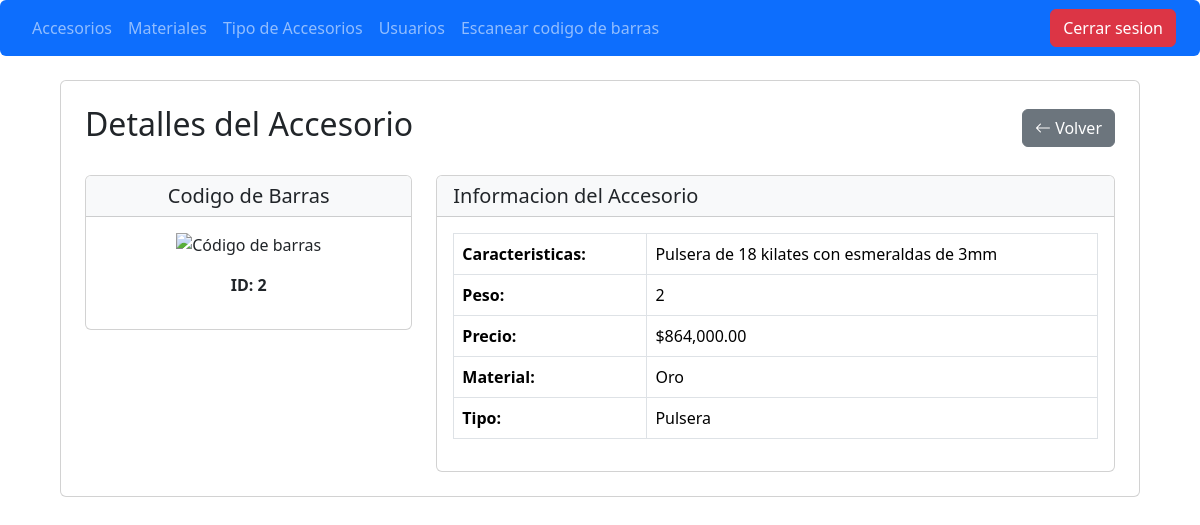
Screenshot of /admin/mostrar_accesorio.php?id=2 (signed in) with the database file from the repository.
### tables this page shows
CREATE TABLE `accesorio` (
  `Id_accesorio` int(11) NOT NULL,
  `codigo_barras` varchar(13) NOT NULL,
  `caracteristicas` varchar(500) NOT NULL,
  `peso` decimal(10,0) NOT NULL,
  `precio` bigint(20) NOT NULL,
  `id_material` int(11) NOT NULL,
  `id_tipo_accesorio` int(11) NOT NULL,
  `id_empresa` int(11) NOT NULL
);

CREATE TABLE `material` (
  `id_material` int(11) NOT NULL,
  `nombre_material` varchar(50) NOT NULL,
  `id_empresa` int(11) NOT NULL
);

CREATE TABLE `tipo_accesorio` (
  `id_tipo_accesorio` int(11) NOT NULL,
  `nombre_tipo` varchar(50) NOT NULL,
  `id_empresa` int(11) NOT NULL
);

### admin/mostrar_accesorio.php (the view, shortened to what this page needs)
<?php
$conex = new Database;
$con = $conex->conectar();
$sql_empresa = $con->prepare("SELECT id_empresa FROM usuario WHERE documento = ?");
$sql_empresa->execute([$_SESSION['documento']]);
$empresa = $sql_empresa->fetch(PDO::FETCH_ASSOC);
$id_empresa = $empresa['id_empresa'];
$id_accesorio = $_GET['id'];
$sql = $con->prepare("SELECT a.*, m.nombre_material, ta.nombre_tipo
                  FROM accesorio a
                  LEFT JOIN material m ON a.id_material = m.id_material
                  LEFT JOIN tipo_accesorio ta ON a.id_tipo_accesorio = ta.id_tipo_accesorio
                  WHERE a.Id_accesorio = ? AND a.id_empresa = ?");
$sql->execute([$id_accesorio, $id_empresa]);
$accesorio = $sql->fetch(PDO::FETCH_ASSOC);
?>
<!DOCTYPE html>
<html lang="es">
<head>
    <link href="https://cdn.jsdelivr.net/npm/bootstrap@5.3.2/dist/css/bootstrap.min.css" rel="stylesheet">
    <link rel="stylesheet" href="https://cdn.jsdelivr.net/npm/bootstrap-icons@1.11.1/font/bootstrap-icons.css">
</head>
<body class="container-fluid">
    <nav class="navbar navbar-expand-lg navbar-dark bg-primary mb-4 rounded">
        <div class="container-fluid">
            <div class="collapse navbar-collapse" id="navbarNav">
            <ul class="navbar-nav ms-4 me-auto">
                    <li class="nav-item">
                        <a class="nav-link" href="index.php">Accesorios</a>
                    </li>
                    <li class="nav-item">
                        <a class="nav-link" href="material.php">Materiales</a>
                    </li>
                    <li class="nav-item">
                        <a class="nav-link" href="tipo_accesorio.php">Tipo de Accesorios</a>
                    </li>
                    <li class="nav-item">
                        <a class="nav-link" href="usuarios.php">Usuarios</a>
                    </li>
                    <li class="nav-item">
                        <a class="nav-link" href="escanear.php">Escanear codigo de barras</a>
                    </li>
                </ul>
                <div class="d-flex">
                    <a href="../include/exit.php" class="btn btn-danger me-4">Cerrar sesion</a>
                </div>
            </div>
        </div>
    </nav>
    <section class="card p-4 mx-auto" style="max-width: 90%;">
        <div class="d-flex justify-content-between align-items-center mb-4">
            <h2>Detalles del Accesorio</h2>
            <a href="index.php" class="btn btn-secondary"><i class="bi bi-arrow-left"></i> Volver</a>
        </div>
        <div class="row">
            <div class="col-md-4 text-center mb-4">
                <div class="card">
                    <div class="card-header bg-light">
                        <h5 class="mb-0">Codigo de Barras</h5>
                    </div>
                    <div class="card-body">
                        <img src="../codigos_barras/barcode_<?php echo $accesorio['Id_accesorio']; ?>.png" alt="Código de barras" class="barcode-image mb-3">
                        <p class="fw-bold">ID: <?php echo $accesorio['Id_accesorio']; ?></p>
                    </div>
                </div>
            </div>
            <div class="col-md-8">
                <div class="card">
                    <div class="card-header bg-light">
                        <h5 class="mb-0">Informacion del Accesorio</h5>
                    </div>
                    <div class="card-body">
                        <table class="table table-bordered">
                            <tbody>
                                <tr>
                                    <th style="width: 30%">Caracteristicas:</th>
                                    <td><?php echo $accesorio['caracteristicas']; ?></td>
                                </tr>
                                <tr>
                                    <th>Peso:</th>
                                    <td><?php echo $accesorio['peso']; ?></td>
                                </tr>
                                <tr>
                                    <th>Precio:</th>
                                    <td>$<?php echo number_format($accesorio['precio'], 2); ?></td>
                                </tr>
                                <tr>
                                    <th>Material:</th>
                                    <td><?php echo $accesorio['nombre_material']; ?></td>
                                </tr>
                                <tr>
                                    <th>Tipo:</th>
                                    <td><?php echo $accesorio['nombre_tipo']; ?></td>
                                </tr>
                            </tbody>
                        </table>
                    </div>
                </div>
            </div>
        </div>
    </section>
</body>
</html>

### admin/mostrar_accesorio.php (style rules this page uses)
.container-fluid { padding-left: 0; padding-right: 0; }
.barcode-image { max-width: 100%; height: auto; }

### rows the page displays
accesorio: Id_accesorio "2", caracteristicas "Pulsera de 18 kilates con esmeraldas de 3mm", peso "2", precio "864,000.00", id_material.nombre_material "Oro", id_tipo_accesorio.nombre_tipo "Pulsera"
